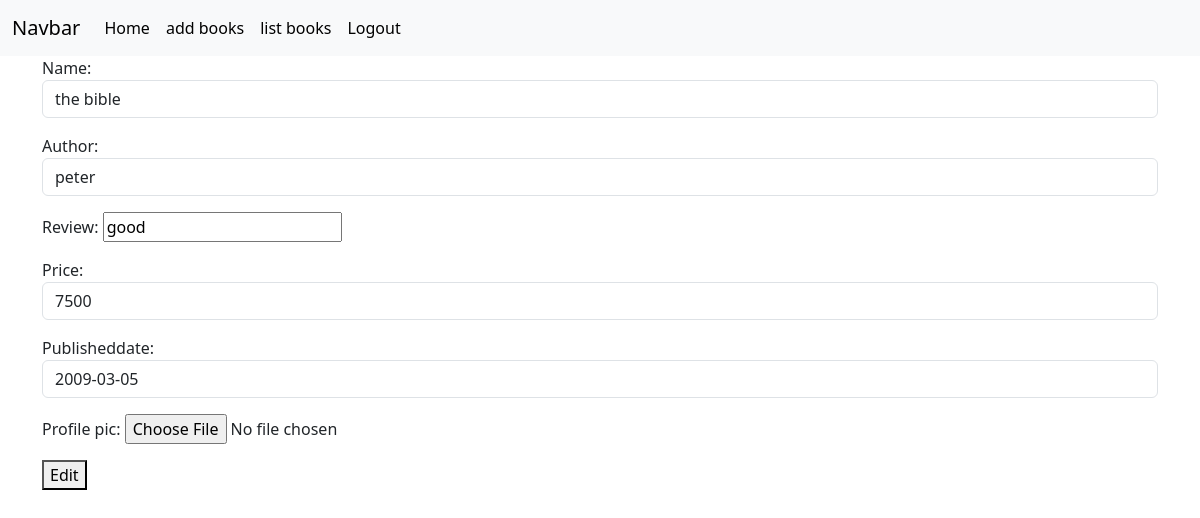
The app's page /books/4/change/ (signed in) with its own data.
### books/models.py (models this page shows, shortened)
class BooksApp(models.Model):
    name=models.CharField(max_length=200)
    author=models.CharField(max_length=200)
    review=models.CharField(max_length=200)
    price=models.PositiveIntegerField()
    publisheddate=models.DateField()
    profile_pic=models.ImageField(upload_to="images",null=True,blank=True)

### books/views.py (the view, shortened to what this page needs)
# urls.py: path('books/<int:pk>/change/',views.BooksAppUpdateView.as_view(),name="books-edit"),
@method_decorator(signin_required,name="dispatch")
class BooksAppUpdateView(View):
    def get(self,request,*args,**kwagrs):
        id=kwagrs.get("pk")
        obj=BooksApp.objects.get(id=id)
        form=BooksAppModelForm(instance=obj)
        return render(request,"book_edit.html",{"form":form})

### books/forms.py
class BooksAppModelForm(forms.ModelForm):
   class Meta:
        model=BooksApp
        fields="__all__"
        widgets={
            "name":forms.TextInput(attrs={"class":"form-control"}),
            "author":forms.TextInput(attrs={"class":"form-control"}),
            "reviews":forms.TextInput(attrs={"class":"form-control"}),
            "price":forms.NumberInput(attrs={"class":"form-control"}),
            "publisheddate":forms.DateInput(attrs={"class":"form-control"}),
        }

### books/views.py (called while the page is built)
def signin_required(fn):
    def wrapper(request,*args,**kwargs):
        if not request.user.is_authenticated:
            messages.error(request,"invalid session")
            return redirect("signin")
        else:
            return fn(request,*args,**kwargs)
    return wrapper

### books/templates/book_edit.html (shortened to what this page needs)
{%extends 'base.html'%}
{%block body_block%}
<div class="container">
    <form action="" method="post" enctype="multipart/form-data">
        {{form.as_p}}
        <button type="submit">Edit</button>
    </form>
</div>
{%endblock%}

### records on screen
BooksApp: name "the bible", author "peter", review "good", price "7500", publisheddate "2009-03-05"
